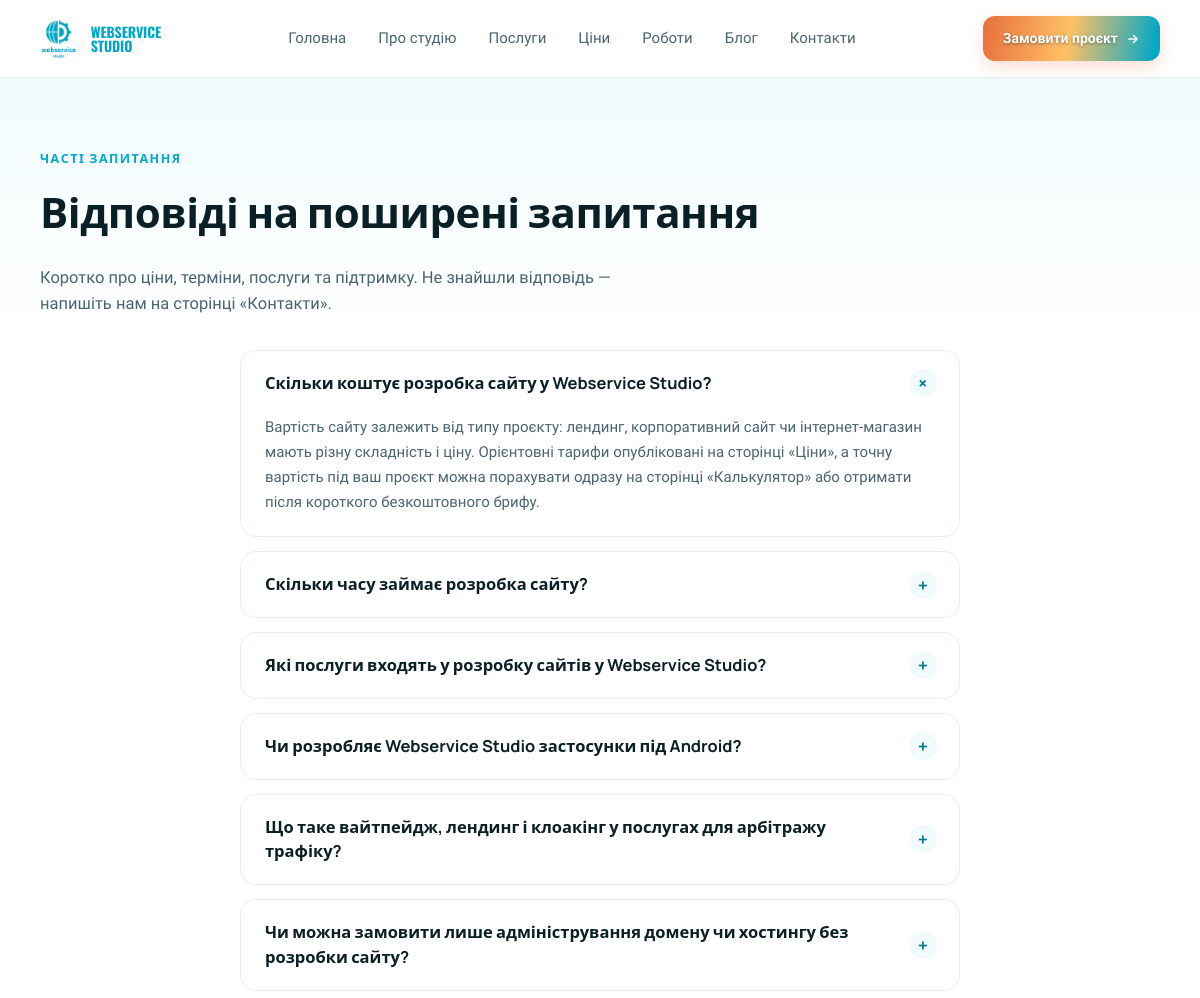
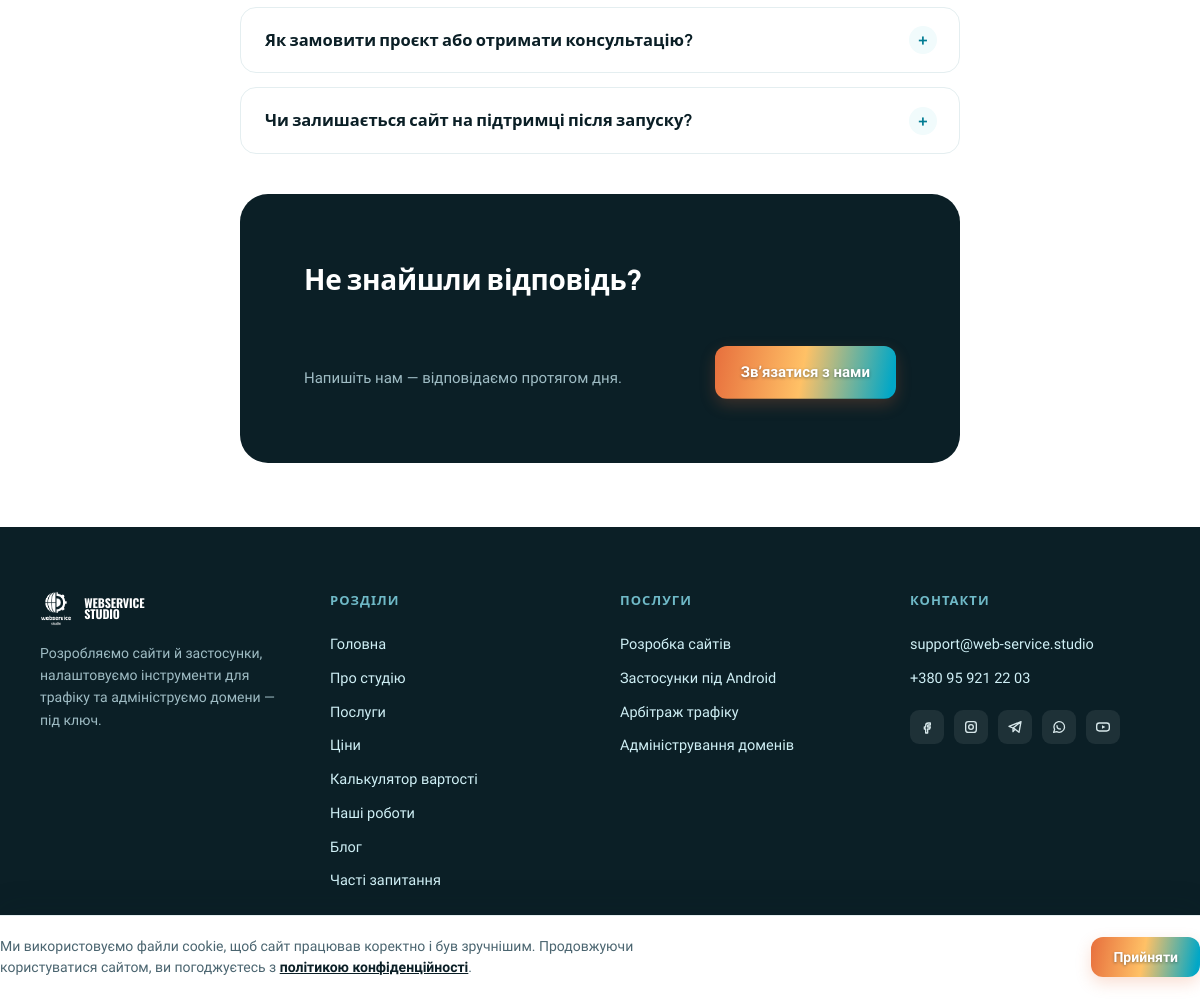
The app's page /chasti-zapytannya with its own data (2 pictures, top to bottom).
### tables this page shows
CREATE TABLE faqs (
    id          INT UNSIGNED AUTO_INCREMENT PRIMARY KEY,
    question    VARCHAR(300) NOT NULL,
    answer      TEXT NOT NULL,
    sort_order  INT NOT NULL DEFAULT 0,
    created_at  TIMESTAMP NOT NULL DEFAULT CURRENT_TIMESTAMP,
    updated_at  TIMESTAMP NOT NULL DEFAULT CURRENT_TIMESTAMP ON UPDATE CURRENT_TIMESTAMP
);

### index.php (called while the page is built, shortened)
<?php
require __DIR__ . '/includes/Router.php';
$router = new Router();
$router->get('/assets/uploads/{path}', function (array $params) {
    Upload::serve($params['path'] ?? '');
});
$router->get('/', function () {
    require __DIR__ . '/templates/home.php';
});
$router->get('/poslugy', function () {
    require __DIR__ . '/templates/services.php';
});
$router->get('/tsiny', function () {
    require __DIR__ . '/templates/pricing.php';
});
$router->get('/kalkulyator', function () {
    require __DIR__ . '/templates/calculator.php';
});
$router->get('/portfolio', function () {
    require __DIR__ . '/templates/portfolio.php';
});
$router->get('/portfolio/{slug}', function (array $params) {
    require __DIR__ . '/templates/portfolio-case.php';
});
$router->get('/blog', function () {
    require __DIR__ . '/templates/blog.php';
});
$router->get('/blog/{slug}', function (array $params) {
    require __DIR__ . '/templates/blog-article.php';
});
$router->get('/kontakty', function () {
    require __DIR__ . '/templates/contacts.php';
});
$router->get('/sitemap.xml', function () {
    require __DIR__ . '/templates/sitemap.php';
});
$router->get('/karta-sajtu', function () {
    require __DIR__ . '/templates/sitemap-page.php';
});
$router->get('/chasti-zapytannya', function () {
    require __DIR__ . '/templates/faq.php';
});
$router->post('/kontakty', function () {
    require __DIR__ . '/templates/contacts-submit.php';
});
$router->get('/{slug}', function (array $params) {
    require __DIR__ . '/templates/page.php';
});
$router->dispatch($_SERVER['REQUEST_METHOD'], $_SERVER['REQUEST_URI']);

### includes/Database.php (called while the page is built, shortened)
<?php
final class Database
{
    private static ?PDO $instance = null;
    public static function connect(array $config): PDO
    {
        if (self::$instance !== null) {
            return self::$instance;
        }
        $db = $config['db'];
        $dsn = sprintf(
            'mysql:host=%s;port=%d;dbname=%s;charset=%s',
            $db['host'],
            $db['port'],
            $db['name'],
            $db['charset']
        );
        self::$instance = new PDO($dsn, $db['user'], $db['pass'], [
            PDO::ATTR_ERRMODE => PDO::ERRMODE_EXCEPTION,
            PDO::ATTR_DEFAULT_FETCH_MODE => PDO::FETCH_ASSOC,
            PDO::ATTR_EMULATE_PREPARES => false,
        ]);
        return self::$instance;
    }
}

### includes/Model.php (called while the page is built, shortened)
<?php
abstract class Model
{
    protected static string $table;
    protected static function db(): PDO
    {
        return Database::connect($GLOBALS['config']);
    }
    public static function all(string $orderBy = 'id DESC'): array
    {
        $stmt = static::db()->query('SELECT * FROM ' . static::$table . ' ORDER BY ' . $orderBy);
        return $stmt->fetchAll();
    }
}

### includes/models/Faq.php (called while the page is built, shortened)
<?php
class Faq extends Model
{
    public static function ordered(): array
    {
        return static::all('sort_order ASC, id ASC');
    }
}

### includes/helpers.php (called while the page is built, shortened)
<?php
function h($value): string
{
    return htmlspecialchars((string) $value, ENT_QUOTES, 'UTF-8');
}

### templates/faq.php (the view, shortened to what this page needs)
<?php
$faqs = Faq::ordered();
require __DIR__ . '/partials/header.php';
?>
<main>
  <div class="hero" style="padding-bottom:24px;">
    <div class="container">
      <span class="eyebrow">Часті запитання</span>
      <h1>Відповіді на поширені запитання</h1>
      <p class="lead">Коротко про ціни, терміни, послуги та підтримку. Не знайшли відповідь — напишіть нам на сторінці «Контакти».</p>
    </div>
  </div>
  <div class="container section" style="padding-top:8px; max-width:800px;">
    <?php if (empty($faqs)): ?>
      <p style="color:var(--color-muted);">Розділ поки порожній.</p>
    <?php else: ?>
      <?php foreach ($faqs as $i => $f): ?>
        <details class="faq-item" <?= $i === 0 ? 'open' : '' ?>>
          <summary><?= h($f['question']) ?></summary>
          <div class="faq-item__answer"><?= nl2br(h($f['answer'])) ?></div>
        </details>
      <?php endforeach; ?>
    <?php endif; ?>
    <div class="cta-band" style="margin-top:40px;">
      <h2>Не знайшли відповідь?</h2>
      <p>Напишіть нам — відповідаємо протягом дня.</p>
      <a href="/kontakty" class="btn-primary accent">Звʼязатися з нами</a>
    </div>
  </div>
</main>
<?php require __DIR__ . '/partials/footer.php'; ?>

### includes/Router.php (shortened to what this page needs)
<?php
final class Router
{
    private array $routes = [];
    public function get(string $pattern, callable $handler): void
    {
        $this->routes['GET'][$pattern] = $handler;
    }
    public function post(string $pattern, callable $handler): void
    {
        $this->routes['POST'][$pattern] = $handler;
    }
    public function dispatch(string $method, string $uri): void
    {
        $path = parse_url($uri, PHP_URL_PATH) ?? '/';
        $path = '/' . trim($path, '/');
        if ($path !== '/') {
            $path = rtrim($path, '/');
        }
        $lookupMethod = $method === 'HEAD' ? 'GET' : $method;
        $handlers = $this->routes[$lookupMethod] ?? [];
        foreach ($handlers as $pattern => $handler) {
            $regex = $this->compile($pattern);
            if (preg_match($regex, $path, $matches)) {
                $params = array_filter($matches, 'is_string', ARRAY_FILTER_USE_KEY);
                $handler($params);
                return;
            }
        }
    }
    private function compile(string $pattern): string
    {
        $regex = preg_replace_callback('#\{([a-zA-Z_]+)\}#', function (array $m): string {
            $inner = $m[1] === 'path' ? '.+' : '[^/]+';
            return '(?P<' . $m[1] . '>' . $inner . ')';
        }, $pattern);
        return '#^' . $regex . '$#u';
    }
}

### assets/css/main.css (style rules this page uses)
:root { --color-brand: #00A7C7; --color-brand-dark: #007C93; --color-ink: #0B1F26; --color-ink-soft: #34474E; --color-muted: #4B6570; --color-faint: #7C99A1; --color-border: #E4EEF0; --color-tint: #F1FBFC; --color-tint-2: #CDEEF3; --color-surface: #F7FBFC; --color-accent-orange: #E76F3D; --color-accent-peach: #FEAB6B; --color-accent-coral: #FF8A8A; --color-accent-gold: #FFC166; --color-accent-violet: #9693E6; --font-heading: 'Manrope', system-ui, sans-serif; --font-body: 'Work Sans', system-ui, sans-serif; --font-logo: 'Oswald', system-ui, sans-serif; }
* { box-sizing: border-box; }
html { overflow-x: clip; width: 100%; }
body { margin: 0; font-family: var(--font-body); background: #FFFFFF; color: var(--color-ink); line-height: 1.5; overflow-x: clip; width: 100%; }
h1, h2, h3, h4 { font-family: var(--font-heading); margin: 0 0 0.5em 0; letter-spacing: -0.01em; overflow-wrap: break-word; }
p { overflow-wrap: break-word; }
p { margin: 0; }
a { color: var(--color-brand); text-decoration: none; }
.container { max-width: 1360px; margin: 0 auto; padding: 0 40px; }
.section { padding-top: 64px; padding-bottom: 64px; }
.eyebrow { font-family: var(--font-heading); font-weight: 700; font-size: 12.5px; letter-spacing: 0.12em; text-transform: uppercase; color: var(--color-brand); display: block; margin-bottom: 12px; }
.hero { background: linear-gradient(180deg, var(--color-tint) 0%, #FFFFFF 100%); padding: 72px 0 48px; }
.hero h1 { font-size: 42px; font-weight: 800; max-width: 720px; }
.hero p.lead { font-size: 16.5px; line-height: 1.6; color: var(--color-muted); max-width: 640px; margin-top: 18px; }
.btn-primary { display: inline-flex; align-items: center; justify-content: center; gap: 8px; position: relative; overflow: hidden; isolation: isolate; background: linear-gradient(100deg, var(--color-accent-orange), var(--color-accent-gold), var(--color-brand), var(--color-accent-violet), var(--color-accent-coral), var(--color-accent-peach), var(--color-accent-orange)); background-size: 300% 100%; background-position: 0% 50%; color: #FFFFFF; text-shadow: 0 1px 3px rgba(11,31,38,0.45); padding: 15px 26px; border-radius: 12px; font-weight: 600; font-size: 15px; border: none; cursor: pointer; font-family: var(--font-body); box-shadow: 0 6px 16px rgba(231,111,61,0.22); transition: background-position 0.7s ease, transform 0.15s ease, box-shadow 0.25s ease; }
.btn-primary::after { content: ""; position: absolute; inset: 0; background: linear-gradient(115deg, transparent 35%, rgba(255,255,255,0.6) 50%, transparent 65%); transform: translateX(-140%); transition: transform 0.7s ease; pointer-events: none; }
.cta-band { background: var(--color-ink); border-radius: 28px; padding: 64px; display: flex; align-items: center; justify-content: space-between; gap: 32px; flex-wrap: wrap; }
.cta-band h2 { font-size: 28px; font-weight: 800; color: #FFFFFF; }
.cta-band p { font-size: 15px; line-height: 1.6; color: #9FBCC4; max-width: 560px; margin-top: 12px; }
.faq-item { background: #FFFFFF; border: 1px solid var(--color-border); border-radius: 16px; margin-bottom: 14px; overflow: hidden; }
.faq-item summary { list-style: none; cursor: pointer; padding: 20px 56px 20px 24px; position: relative; font-family: var(--font-heading); font-weight: 700; font-size: 16.5px; color: var(--color-ink); }
.faq-item summary::after { content: '+'; position: absolute; top: 50%; right: 22px; transform: translateY(-50%); width: 28px; height: 28px; display: flex; align-items: center; justify-content: center; border-radius: 50%; background: var(--color-tint); color: var(--color-brand-dark); font-size: 18px; font-weight: 700; line-height: 1; transition: transform 0.15s ease; }
.faq-item[open] summary::after { transform: translateY(-50%) rotate(45deg); }
.faq-item__answer { padding: 0 24px 22px; color: var(--color-muted); font-size: 15px; line-height: 1.65; }

### records on screen
faqs: question "Скільки коштує розробка сайту у Webservice Studio?", answer "Вартість сайту залежить від типу проєкту: лендинг, корпоративний сайт чи інтернет-магазин мають різну складність і ціну. Орієнтовні тарифи опубліковані на сторінці «Ціни», а точну вартість під ваш проєкт можна порахувати одразу на сторінці «Калькулятор» або отримати після короткого безкоштовного брифу."
faqs: question "Скільки часу займає розробка сайту?"
faqs: question "Які послуги входять у розробку сайтів у Webservice Studio?"
faqs: question "Чи розробляє Webservice Studio застосунки під Android?"
faqs: question "Що таке вайтпейдж, лендинг і клоакінг у послугах для арбітражу трафіку?"
faqs: question "Чи можна замовити лише адміністрування домену чи хостингу без розробки сайту?"
faqs: question "Як замовити проєкт або отримати консультацію?"
faqs: question "Чи залишається сайт на підтримці після запуску?"

### other values on screen
$label "Головна"
$label "Про студію"
$label "Послуги"
$label "Ціни"
$label "Роботи"
$label "Блог"
$label "Контакти"
$footerEmail "support@web-service.studio"
